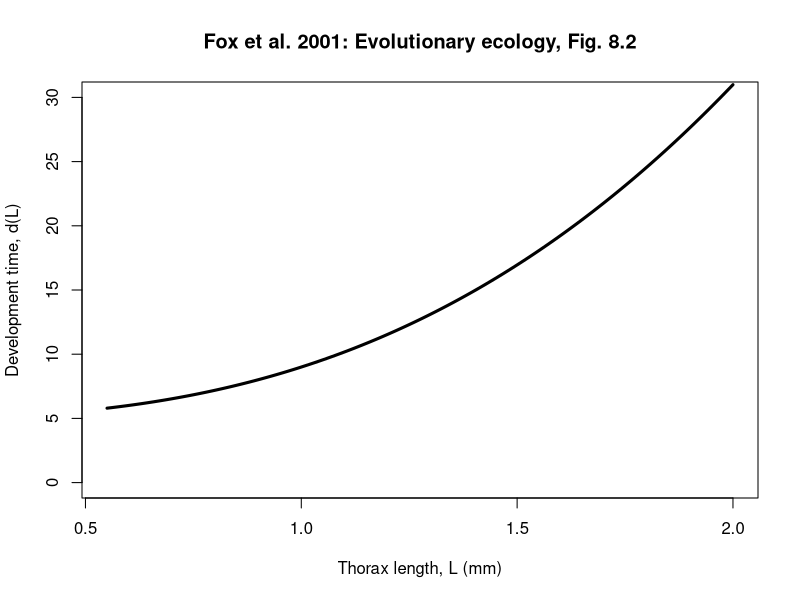
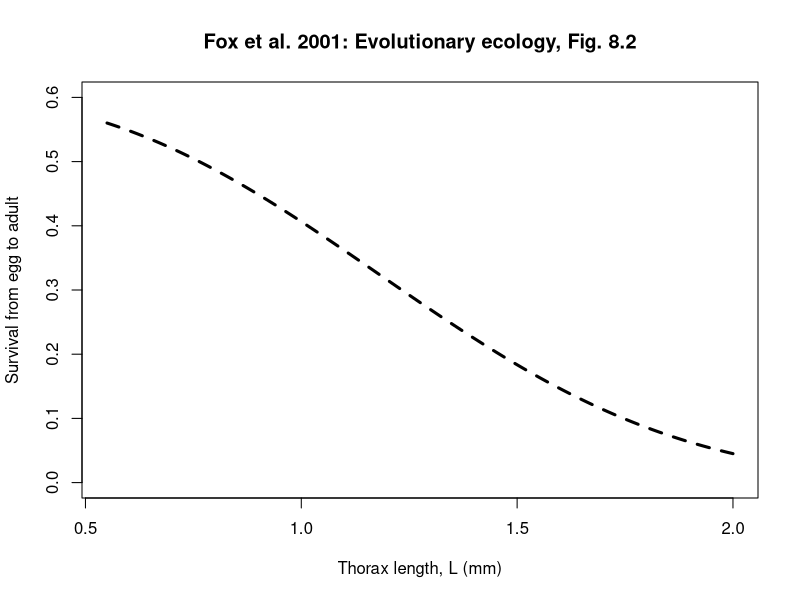
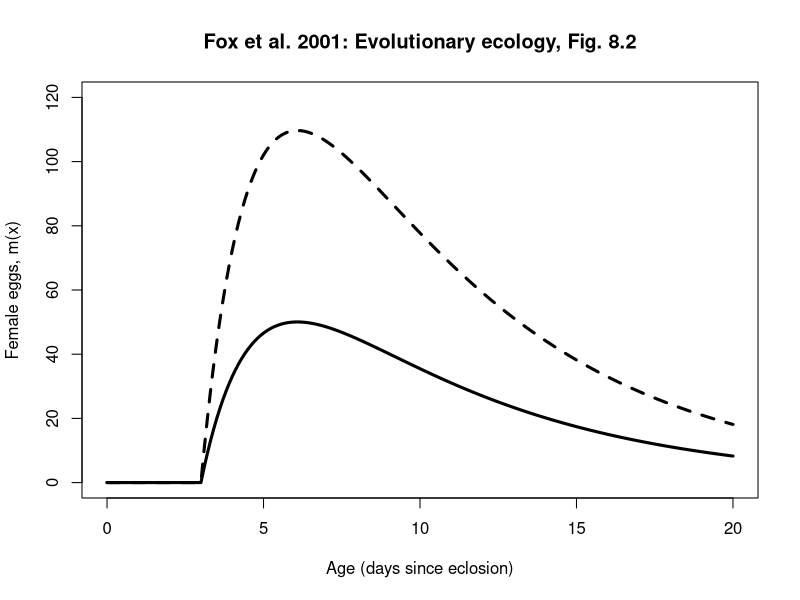
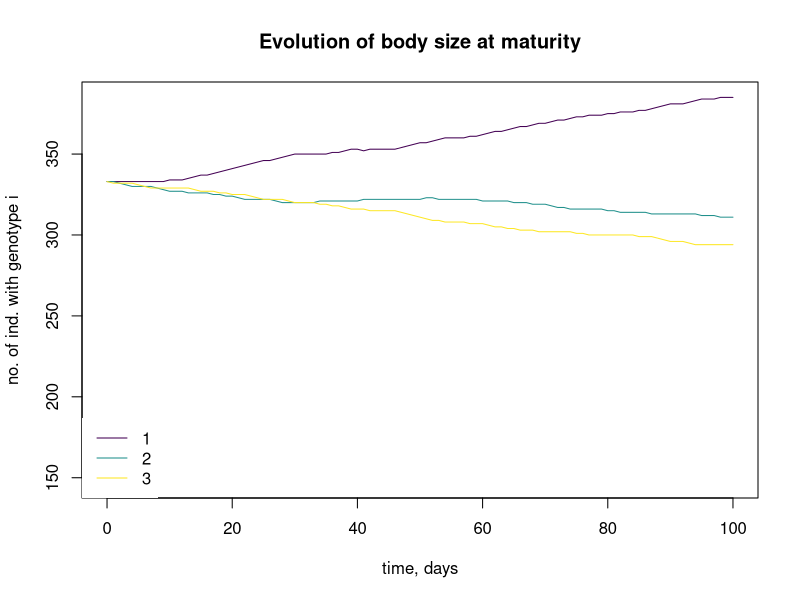

The R script that drew these images, in order:
## ---- chunk 1
# EVOLUTION OF AGE AND SIZE AT MATURITY IN DROSOPHILA
#__________________________

# Based on the section beginning on p107 of Fox et al. Evolutionary Ecology.
# https://ebookcentral.proquest.com/lib/mun/detail.action?docID=430289

# Remove all objects from the workspace: usually start with this
rm(list=ls())

# Load a package that provides a color palette
# You'll need to install this
require(viridis)

# The number of time steps to run the simulation
# You can change 100 to a different number if you would like
total.time = 100

# Larval mortality rate
# ---------------------
# To figure out that the larval mortality rate was 0.1 individuals per time,
# I tried to reproduce Figure 8.2 from Fox et al: I tried different values of
# l0 until I got a graph that gave reasonable "Survival from egg to adult"
# probabilities as a function of thorax length (see below)
l0 = .1

# Adult mortality rate
# --------------------
# I couldn't find any information on the adult mortality rate so I just
# guessed that adult mortality was 1/2 larval mortality. You could change
# this number, but I'd expect that adult mortality is less than larval.
l1 = l0*0.5

# Population size
#----------------
# This simulation considers evolution in a population that,
# for the most part, doesn't change in size. The population size should be relatively
# large or the evolutionary outcome will be affected by genetic drift.
# Although, Fox et al. 2001 states that their results apply to population growth with
# no density dependence, computation will become very slow if the number of
# individuals is allowed to become very large. To avoid this we assume a fixed population
# size with one birth and one death in a time step.
Popn.Size=1000

# Genotypes
#----------
# Create a list of gentoypes/phenotypes that are present in the population
# The list of numbers below is the thorax size in millimeters. The list below
# considers 3 different genotypes, which correspond to thorax lengths of
# 1mm, 2mm, and 3mm. Your list of genotypes can consist of more than 3
# genotypes, and you should choose different values for your computational experiments.
genotypes.list = c(1,2,3)

# The number of genotypes
Number.genotypes = length(genotypes.list)

# The different genotypes are assembled into a dataframe where different
# facts about these genotypes can be added, for example, the development
# time to reach a particular lenghth at maturity.
genotypes = data.frame(id=1,L=genotypes.list[1])

# Each genotype is given an "id" named by its position in genotypes.list.
for(i in seq(2,Number.genotypes)){
  genotypes = rbind(genotypes,c(id = i,L=genotypes.list[i]))
}

# The development time function
#-----------------------------
# The time to reach maturity (i.e. be reproductive) is determined by the length
# at maturity, for example, if the length at maturity is quite large, then
# it will take more days to reach maturity
Development = function(L){
  # The graph provided in Fox et al. 2001 Fig. 8.2 was used to estimate the
  # parameters d0, d1, and d2.
  d0 =4
  d1 = 2.7
  d2 = 5
  # The formula for D, is equation 8.3 on p107 of Fox et al. 2001
  D = d0*L^d1 + d2
  return(D)
}

# Make a graph of development time versus thorax length
#-----------------------
# Make a list of thorax lengths at maturity to go on the x-axis
Lvec = seq(.55,2,.01)
# Now make a graph: on the y-axis are the develpment times for different lengths
# at maturity, on the x-axis are the lengths
plot(Lvec,Development(Lvec),typ="l", lwd=3, ylim = c(0,30), xlim = c(0.55,2), xlab = "Thorax length, L (mm)", ylab = "Development time, d(L)", main = "Fox et al. 2001: Evolutionary ecology, Fig. 8.2")

# Make a graph of the proportion of larvae surviving to maturity as a function
# of thorax length at maturity
#-----------------------------------------------------------
# Every day, there is the same rate of larval mortality, l0, however,
# when the size at maturity is bigger, it takes more days to reach maturity and
# so the probability of dying before reaching the adult stage is higher.
# The equation for the proportion of larvae surviving to adulthood is similiar
# to equation 8.5 in Fox et al. 2001. This graph was used to estimate,
# l0, based on its agreement with Figure 8.2 in Fox et al. 2001
plot(Lvec,exp(-l0*Development(Lvec)),typ="l", lty=2, lwd=3, xlim=c(0.55,2), ylim = c(0,.6), xlab = "Thorax length, L (mm)", ylab = "Survival from egg to adult", main = "Fox et al. 2001: Evolutionary ecology, Fig. 8.2")

# Now we calculate the development time for each of the genotypes and add
# this information to the dataframe summarizing the genotypes
Develop.time = Development(genotypes$L)
genotypes = cbind(genotypes,Develop.time)

# Define the characteristics of all indviduals in the population initially
#------------------------------------------------------------
genotype = NULL
develop.time = NULL
L = NULL
age = NULL

# We begin with all genotypes equally abundant. Run this code below:
for(i in seq(1,Number.genotypes)){
  genotype = c(genotype,rep(i,Popn.Size/Number.genotypes))
  develop.time=c(develop.time,rep(genotypes$Develop.time[i],Popn.Size/Number.genotypes))
  L = c(L,rep(genotypes$Develop.time[i],Popn.Size/Number.genotypes))
  age=c(age,rep(0,Popn.Size/Number.genotypes))
}

# The loop above is used to create a dataframe "Popn" that lists all the
# individuals in the population, their genotype, their age, and the aspects
# of life history that derive from size at maturity, L, i.e. development time
Popn = data.frame(cbind(genotype=genotype,age=age,L=L,develop.time))

# Fecundity is a function of body size at maturity and age:
Fecundity = function(a,L){
  # The parameters weren't given in Fox et al., so I did a bunch of algebra and
  # graphing to figure out what the parameters could be to reproduce Fig. 8.2
  # in Fox et al. I assumed that small implied L = 0.6mm and large implied L = 1.6mm.
  m1 = .45
  # m2: x-intercept
  m2 = 3
  m3 = .15
  m5 = .8
  m4 = 250
  # m0 is described in the text below equation 8.4
  m0 = m4*L^m5
  # m is equation 8.4 on p107
  m = m0*(1-exp(-m1*(a-m2)))*exp(-m3*a)
  # fecundity should not be less than zero
  m[m<0] = 0
  return(m)
}

# Graph age (days) versus female eggs
#------------------------------------
# Vector of ages to plot on the x-axis
avec = seq(0,20,.1)
# The values on the y-axis are given by evaluating the Fecundity function
# for L = 0.6mm (small) and L=1.6mm (large)
plot(avec,Fecundity(avec,0.6), typ="l", lwd=3,ylim = c(0,120), xlab = "Age (days since eclosion)", ylab = "Female eggs, m(x)", main = "Fox et al. 2001: Evolutionary ecology, Fig. 8.2")
lines(avec, Fecundity(avec,1.6), lwd=3, lty=2)

# For the population dynamics, we assume that at each time step one individual dies
# and one individual reproduces making an offspring with the same genotype but
# with age 0. This is called the DB model (death then birth) and I have assumed
# the population has a fixed size (if at least one individual can reproduce).
# Every inidividual in the population gets a "score" for their chance of dying:
# l0 is assigned to all larvae, and l1 to all adults. Any individual dies in
# proportion to its "dscore" based on these mortality rates.

# Setting dscore and bscore = age is preallocation to get the correct size, since bscore
# and dscore will have the same length as the number of individuals in the population.

dscore = age

# Each individual is assinged a "bscore" that reflects their chance of reproducing.
# If the individual has yet to reach reproductive age, then bscore is 0 for them. For all
# individuals that have reach reproductive age, their "bscore" is in proportion to
# their fecundity as determined by the Fecundity() function: depending on their
# age and size at maturity

bscore = age

# At each time step, we count all the individuals with a particular
# genotype, and record these counts in a matrix "Number". Below is
# preallocation, and setting the correct value at t=0 before we let the dynamics
# evolve over time.
Number = matrix(0,total.time+1,1+Number.genotypes)
Number[1,]=c(0,t(unname(table(Popn$genotype))))

# Before we enter the loop, time is set equal to 0. In the loop, Time will
# be incremented with every iteration of the loop
Time = 0

# Run the temporal dynamics to reveal the changes in genotype
# frequency
for(t in seq(1,total.time)){
# Each individual has a corresponding dscore, based on whether the
# individual is a larvae or an adult:
dscore[Popn$age>=Popn$develop.time] = l1
dscore[Popn$age<Popn$develop.time] = l0
# cum.dscore: divide up a number line into intervals with length proportional to the
# dscore for each individual
cum.dscore = cumsum(dscore)
# r1: choose a random number. This random number corresponds to an interval of cum.dscore associated
# with a given individual. Based on this random number an individual is selected to
# die: the individual that dies is randomly choosen, but in proportion its mortality rate.
r1 = runif(1, 0, cum.dscore[length(Popn[,1])])
# ind.d: identifies that row position in the Popn matrix of the individual that will die.
ind.d = min(which(cum.dscore>r1))
# The line of code below removes the individual that experiences the mortality from the population.
Popn = Popn[-ind.d,]
# Below, we re-index the rows so there is not a missing index value.
row.names(Popn) = seq(1,length(Popn[,1]))
# bscore: bscore is zero....
bscore =rep(0,length(Popn[,1]))
# ... unless the individual is an adult. Being an adult is defined as having an age greater than
# the development time needed to reach maturity. Given that an individual is an adult
# their fecundity score is given by the Fecundity() function, which depends on the individuals age and size.
bscore[Popn$age>=Popn$develop.time]=Fecundity(Popn$age[Popn$age>=Popn$develop.time],Popn$L[Popn$age>=Popn$develop.time])

# cum.bscore: break-up a number line so that intervals are proportional to
# the bscore
cum.bscore = cumsum(bscore)
if(cum.bscore[length(Popn[,1])]>0){
# Choose a random number to select the individual that reproduces, in proportion to their bscore.
r1 = runif(1, 0, cum.bscore[length(Popn[,1])])
# ind.b: the row corresponding the individual that is selected to reproduce
ind.b = min(which(cum.bscore>r1))
# Create a new individual with: the same genotype id as the parent; age = 0; the same length at maturity
# as the parent; and the same development time as the parent.
new.ind = c(Popn$genotype[ind.b], 0,Popn$L[ind.b],Popn$develop.time[ind.b])
# Add the new individual to the population
Popn = rbind(Popn,new.ind)
# Fix up the row index names
row.names(Popn) = seq(1,length(Popn[,1]))
}
# For one iteration of the loop, how much does time increment? One idea
# was to base this on the time for one mortality to occur, which is given
# by under a Gillespie algorithm implementation, however, this seemed
# to give the evolution of very small L, so I commented it out.
# dt = -log(runif(1))/cum.dscore[length(Popn[,1])]
# Let's assume that each iteration of the loop corresponds to one day
dt=1

# The new value of Time (upon the completion of this iteration of the loop)
# is the old value of Time (from the previous iteration of the loop) + dt.
Time = Time+dt
# As time progresses, individuals age too.
Popn$age = Popn$age+dt
# Count up the number of individuals with each genotype currently in the population.
# the table() function gives the counts that are non-zero and so the role of the first
# instance of "genotypes.count" is to assign 0 for the all the genotypes that are not
# observed.
genotypes.count = rep(0,Number.genotypes)
genotypes.summary = table(Popn$genotype)
genotypes.count[as.numeric(names(genotypes.summary))]=unname(genotypes.summary)
# Record the time, and the number of individuals with each genotype.
Number[t+1,] = c(Time, genotypes.count)
}

# Plot the results
#----------------
# Fix the color palette, so that we can make a legend that will be
# correct for a variable number of genotypes
Colours = viridis(Number.genotypes)
plot(Number[,1], Number[,2], typ="l", col = Colours[1], ylim = c(min(Number[,2:(Number.genotypes+1)])/2,max(Number[,2:(Number.genotypes+1)])), xlab = "time, days", ylab = "no. of ind. with genotype i", main = "Evolution of body size at maturity")
for(i in seq(2,Number.genotypes)){
lines(Number[,1], Number[,i+1], typ="l", col = Colours[i])
}
par(xpd=TRUE)
legend("bottomleft", legend = genotypes$L, col=Colours, lty = rep(1,Number.genotypes),box.lwd = 0)

# SOME NOTES
#-----------
# 1. The outcome of the evolutionary dynamics are quite sensitive to the choice of
#   dt, which was made arbitrarily.
# 2. The initial condition starts with only larvae, and so for the first few iterations
#    of the loop there is no reproduction. During this time, the population decreases in size
#    and it is only once at least one individual is an adult, that reproduction begins and
#    the population size stabilizes. Therefore, whatever the value of "Popn.Size" the population
#    will actually stabilize at a value a bit lower than this.
# 3. The graph shows the length at maturity. If you would like to know the development
#    time, you need to type > Development(L0) into the console, where L0 is a number
#    corresponding to the length at maturity you want to know the corresponding development
#    time for.
# 4. You can make a graph for "Female eggs, m(x)" for a given length maturity, L0 by
#    using the following commands:
#  avec = seq(0,20,.1)
#  plot(avec,Fecundity(avec,L0), typ="l", lwd=3,ylim = c(0,120), xlab = "Age (days since eclosion)", ylab = "Female eggs, m(x)")

